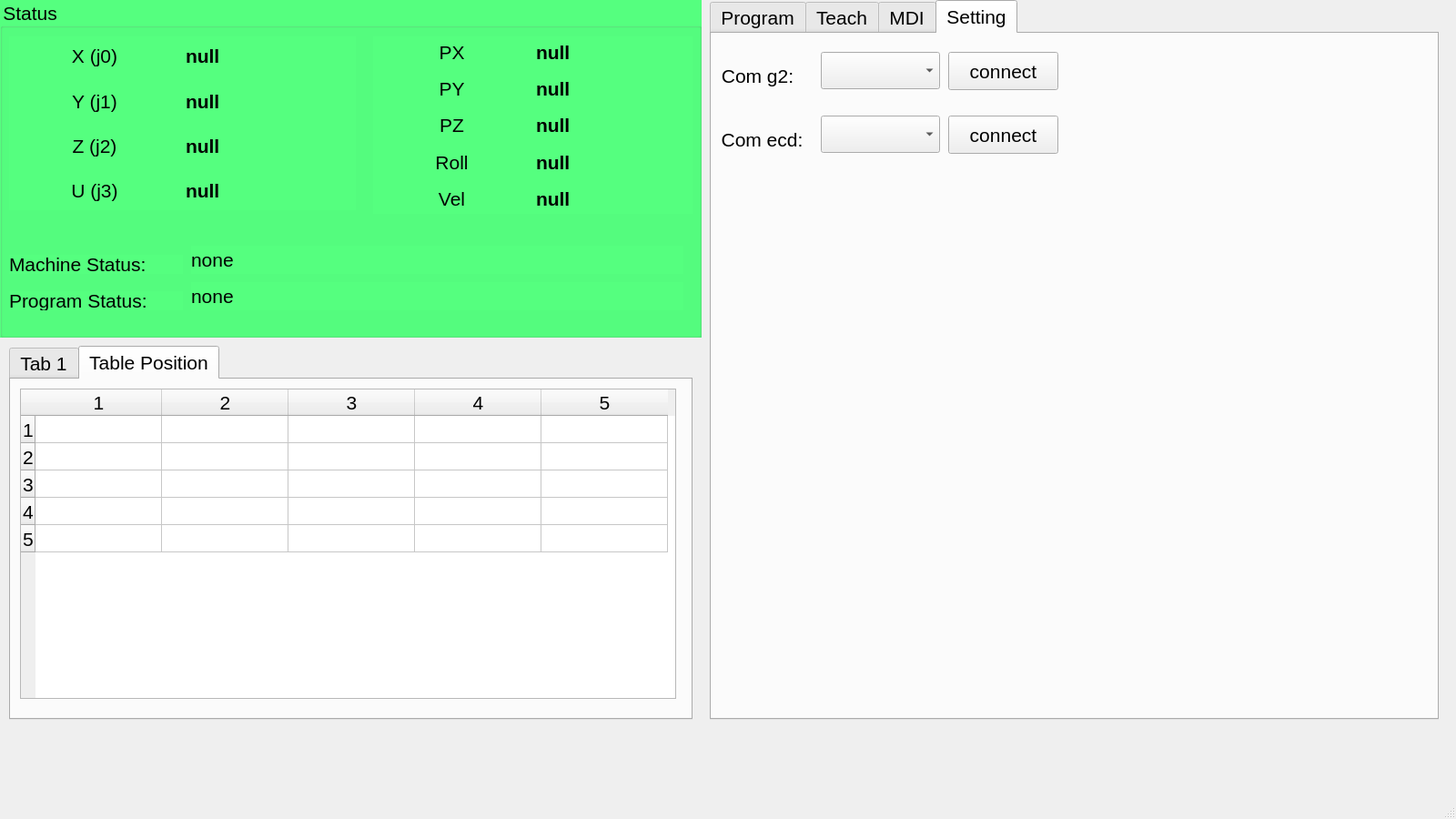
<?xml version="1.0" encoding="UTF-8"?>
<ui version="4.0">
 <class>MainWindow</class>
 <widget class="QMainWindow" name="MainWindow">
  <property name="enabled">
   <bool>true</bool>
  </property>
  <property name="geometry">
   <rect>
    <x>0</x>
    <y>0</y>
    <width>1600</width>
    <height>900</height>
   </rect>
  </property>
  <property name="windowTitle">
   <string>MainWindow</string>
  </property>
  <widget class="QWidget" name="centralwidget">
   <widget class="QTabWidget" name="tabWidget">
    <property name="geometry">
     <rect>
      <x>780</x>
      <y>0</y>
      <width>801</width>
      <height>791</height>
     </rect>
    </property>
    <property name="sizePolicy">
     <sizepolicy hsizetype="Maximum" vsizetype="Maximum">
      <horstretch>0</horstretch>
      <verstretch>0</verstretch>
     </sizepolicy>
    </property>
    <property name="maximumSize">
     <size>
      <width>1677721</width>
      <height>1677721</height>
     </size>
    </property>
    <property name="font">
     <font>
      <pointsize>16</pointsize>
     </font>
    </property>
    <property name="tabPosition">
     <enum>QTabWidget::North</enum>
    </property>
    <property name="tabShape">
     <enum>QTabWidget::Rounded</enum>
    </property>
    <property name="currentIndex">
     <number>3</number>
    </property>
    <widget class="QWidget" name="tab_4">
     <attribute name="title">
      <string>Program</string>
     </attribute>
     <widget class="QComboBox" name="comboBox">
      <property name="geometry">
       <rect>
        <x>210</x>
        <y>10</y>
        <width>531</width>
        <height>41</height>
       </rect>
      </property>
     </widget>
     <widget class="QLabel" name="label">
      <property name="geometry">
       <rect>
        <x>10</x>
        <y>20</y>
        <width>201</width>
        <height>31</height>
       </rect>
      </property>
      <property name="text">
       <string>Chose Program:</string>
      </property>
     </widget>
    </widget>
    <widget class="QWidget" name="tab_3">
     <attribute name="title">
      <string>Teach</string>
     </attribute>
     <widget class="QScrollBar" name="ScrollBar_Speed">
      <property name="geometry">
       <rect>
        <x>360</x>
        <y>50</y>
        <width>41</width>
        <height>81</height>
       </rect>
      </property>
      <property name="minimum">
       <number>1</number>
      </property>
      <property name="maximum">
       <number>100</number>
      </property>
      <property name="value">
       <number>10</number>
      </property>
      <property name="orientation">
       <enum>Qt::Vertical</enum>
      </property>
     </widget>
     <widget class="QLabel" name="label_14">
      <property name="geometry">
       <rect>
        <x>260</x>
        <y>10</y>
        <width>91</width>
        <height>42</height>
       </rect>
      </property>
      <property name="font">
       <font>
        <pointsize>16</pointsize>
       </font>
      </property>
      <property name="text">
       <string>Speed:</string>
      </property>
      <property name="alignment">
       <set>Qt::AlignLeading|Qt::AlignLeft|Qt::AlignVCenter</set>
      </property>
     </widget>
     <widget class="QLabel" name="label_15">
      <property name="geometry">
       <rect>
        <x>340</x>
        <y>10</y>
        <width>51</width>
        <height>42</height>
       </rect>
      </property>
      <property name="font">
       <font>
        <pointsize>16</pointsize>
       </font>
      </property>
      <property name="text">
       <string>10</string>
      </property>
      <property name="alignment">
       <set>Qt::AlignRight|Qt::AlignTrailing|Qt::AlignVCenter</set>
      </property>
     </widget>
     <widget class="QLabel" name="label_23">
      <property name="geometry">
       <rect>
        <x>10</x>
        <y>10</y>
        <width>61</width>
        <height>42</height>
       </rect>
      </property>
      <property name="font">
       <font>
        <pointsize>16</pointsize>
       </font>
      </property>
      <property name="text">
       <string>Jerk:</string>
      </property>
      <property name="alignment">
       <set>Qt::AlignLeading|Qt::AlignLeft|Qt::AlignVCenter</set>
      </property>
     </widget>
     <widget class="QLabel" name="label_25">
      <property name="geometry">
       <rect>
        <x>70</x>
        <y>10</y>
        <width>51</width>
        <height>42</height>
       </rect>
      </property>
      <property name="font">
       <font>
        <pointsize>16</pointsize>
       </font>
      </property>
      <property name="text">
       <string>10</string>
      </property>
      <property name="alignment">
       <set>Qt::AlignRight|Qt::AlignTrailing|Qt::AlignVCenter</set>
      </property>
     </widget>
     <widget class="QScrollBar" name="ScrollBar_Jerk">
      <property name="geometry">
       <rect>
        <x>90</x>
        <y>50</y>
        <width>41</width>
        <height>81</height>
       </rect>
      </property>
      <property name="minimum">
       <number>1</number>
      </property>
      <property name="maximum">
       <number>100</number>
      </property>
      <property name="value">
       <number>10</number>
      </property>
      <property name="orientation">
       <enum>Qt::Vertical</enum>
      </property>
     </widget>
     <widget class="QLabel" name="label_27">
      <property name="geometry">
       <rect>
        <x>390</x>
        <y>10</y>
        <width>31</width>
        <height>42</height>
       </rect>
      </property>
      <property name="font">
       <font>
        <pointsize>16</pointsize>
       </font>
      </property>
      <property name="text">
       <string>%</string>
      </property>
      <property name="alignment">
       <set>Qt::AlignLeading|Qt::AlignLeft|Qt::AlignVCenter</set>
      </property>
     </widget>
     <widget class="QLabel" name="label_28">
      <property name="geometry">
       <rect>
        <x>130</x>
        <y>10</y>
        <width>31</width>
        <height>42</height>
       </rect>
      </property>
      <property name="font">
       <font>
        <pointsize>16</pointsize>
       </font>
      </property>
      <property name="text">
       <string>%</string>
      </property>
      <property name="alignment">
       <set>Qt::AlignLeading|Qt::AlignLeft|Qt::AlignVCenter</set>
      </property>
     </widget>
     <widget class="QLabel" name="label_29">
      <property name="geometry">
       <rect>
        <x>10</x>
        <y>170</y>
        <width>61</width>
        <height>42</height>
       </rect>
      </property>
      <property name="font">
       <font>
        <pointsize>16</pointsize>
       </font>
      </property>
      <property name="text">
       <string>Step:</string>
      </property>
      <property name="alignment">
       <set>Qt::AlignLeading|Qt::AlignLeft|Qt::AlignVCenter</set>
      </property>
     </widget>
     <widget class="QDoubleSpinBox" name="SpinBox_Step">
      <property name="geometry">
       <rect>
        <x>80</x>
        <y>160</y>
        <width>111</width>
        <height>61</height>
       </rect>
      </property>
      <property name="decimals">
       <number>2</number>
      </property>
      <property name="maximum">
       <double>100.000000000000000</double>
      </property>
      <property name="singleStep">
       <double>0.100000000000000</double>
      </property>
      <property name="value">
       <double>50.000000000000000</double>
      </property>
     </widget>
     <widget class="QGroupBox" name="groupBox_2">
      <property name="geometry">
       <rect>
        <x>10</x>
        <y>260</y>
        <width>351</width>
        <height>151</height>
       </rect>
      </property>
      <property name="title">
       <string>Style Arm</string>
      </property>
      <widget class="QRadioButton" name="rb_Right">
       <property name="geometry">
        <rect>
         <x>30</x>
         <y>100</y>
         <width>141</width>
         <height>31</height>
        </rect>
       </property>
       <property name="text">
        <string>Right Arm</string>
       </property>
      </widget>
      <widget class="QRadioButton" name="rb_Left">
       <property name="geometry">
        <rect>
         <x>30</x>
         <y>40</y>
         <width>131</width>
         <height>61</height>
        </rect>
       </property>
       <property name="text">
        <string>Left Arm</string>
       </property>
       <property name="checked">
        <bool>true</bool>
       </property>
      </widget>
     </widget>
     <widget class="QGroupBox" name="groupBox_3">
      <property name="geometry">
       <rect>
        <x>540</x>
        <y>0</y>
        <width>251</width>
        <height>311</height>
       </rect>
      </property>
      <property name="title">
       <string>JOINT</string>
      </property>
      <widget class="QWidget" name="gridLayoutWidget">
       <property name="enabled">
        <bool>true</bool>
       </property>
       <property name="geometry">
        <rect>
         <x>20</x>
         <y>40</y>
         <width>221</width>
         <height>251</height>
        </rect>
       </property>
       <layout class="QGridLayout" name="gridLayout">
        <property name="leftMargin">
         <number>0</number>
        </property>
        <property name="topMargin">
         <number>0</number>
        </property>
        <property name="horizontalSpacing">
         <number>7</number>
        </property>
        <item row="3" column="2">
         <widget class="QPushButton" name="btn_U2">
          <property name="text">
           <string>-</string>
          </property>
         </widget>
        </item>
        <item row="0" column="2">
         <widget class="QPushButton" name="btn_X2">
          <property name="text">
           <string>-</string>
          </property>
         </widget>
        </item>
        <item row="1" column="2">
         <widget class="QPushButton" name="btn_Y2">
          <property name="text">
           <string>-</string>
          </property>
         </widget>
        </item>
        <item row="2" column="2">
         <widget class="QPushButton" name="btn_Z2">
          <property name="text">
           <string>-</string>
          </property>
         </widget>
        </item>
        <item row="0" column="0">
         <widget class="QPushButton" name="btn_X1">
          <property name="text">
           <string>+</string>
          </property>
         </widget>
        </item>
        <item row="3" column="1">
         <widget class="QLabel" name="label_5">
          <property name="font">
           <font>
            <pointsize>16</pointsize>
           </font>
          </property>
          <property name="text">
           <string>U (j3)</string>
          </property>
          <property name="alignment">
           <set>Qt::AlignLeading|Qt::AlignLeft|Qt::AlignVCenter</set>
          </property>
         </widget>
        </item>
        <item row="3" column="0">
         <widget class="QPushButton" name="btn_U1">
          <property name="text">
           <string>+</string>
          </property>
         </widget>
        </item>
        <item row="0" column="1">
         <widget class="QLabel" name="label_2">
          <property name="font">
           <font>
            <pointsize>16</pointsize>
           </font>
          </property>
          <property name="text">
           <string>X (j0)</string>
          </property>
          <property name="alignment">
           <set>Qt::AlignLeading|Qt::AlignLeft|Qt::AlignVCenter</set>
          </property>
         </widget>
        </item>
        <item row="2" column="0">
         <widget class="QPushButton" name="btn_Z1">
          <property name="text">
           <string>+</string>
          </property>
         </widget>
        </item>
        <item row="1" column="0">
         <widget class="QPushButton" name="btn_Y1">
          <property name="text">
           <string>+</string>
          </property>
         </widget>
        </item>
        <item row="2" column="1">
         <widget class="QLabel" name="label_4">
          <property name="font">
           <font>
            <pointsize>16</pointsize>
           </font>
          </property>
          <property name="text">
           <string>Z (j2)</string>
          </property>
          <property name="alignment">
           <set>Qt::AlignLeading|Qt::AlignLeft|Qt::AlignVCenter</set>
          </property>
         </widget>
        </item>
        <item row="1" column="1">
         <widget class="QLabel" name="label_3">
          <property name="font">
           <font>
            <pointsize>16</pointsize>
           </font>
          </property>
          <property name="text">
           <string>Y (j1)</string>
          </property>
          <property name="alignment">
           <set>Qt::AlignLeading|Qt::AlignLeft|Qt::AlignVCenter</set>
          </property>
         </widget>
        </item>
       </layout>
      </widget>
     </widget>
     <widget class="QGroupBox" name="groupBox_4">
      <property name="geometry">
       <rect>
        <x>540</x>
        <y>330</y>
        <width>251</width>
        <height>321</height>
       </rect>
      </property>
      <property name="title">
       <string>CARTER</string>
      </property>
      <widget class="QWidget" name="gridLayoutWidget_2">
       <property name="enabled">
        <bool>true</bool>
       </property>
       <property name="geometry">
        <rect>
         <x>20</x>
         <y>40</y>
         <width>221</width>
         <height>261</height>
        </rect>
       </property>
       <layout class="QGridLayout" name="gridLayout_2">
        <property name="leftMargin">
         <number>0</number>
        </property>
        <property name="topMargin">
         <number>0</number>
        </property>
        <property name="horizontalSpacing">
         <number>7</number>
        </property>
        <item row="3" column="1">
         <widget class="QLabel" name="label_21">
          <property name="font">
           <font>
            <pointsize>16</pointsize>
           </font>
          </property>
          <property name="text">
           <string>ROLL</string>
          </property>
          <property name="alignment">
           <set>Qt::AlignCenter</set>
          </property>
         </widget>
        </item>
        <item row="2" column="0">
         <widget class="QPushButton" name="btn_PZ1">
          <property name="text">
           <string>+</string>
          </property>
         </widget>
        </item>
        <item row="1" column="0">
         <widget class="QPushButton" name="btn_PY1">
          <property name="text">
           <string>+</string>
          </property>
         </widget>
        </item>
        <item row="3" column="0">
         <widget class="QPushButton" name="btn_ROLL1">
          <property name="text">
           <string>+</string>
          </property>
         </widget>
        </item>
        <item row="1" column="1">
         <widget class="QLabel" name="label_19">
          <property name="font">
           <font>
            <pointsize>16</pointsize>
           </font>
          </property>
          <property name="text">
           <string>PY</string>
          </property>
          <property name="alignment">
           <set>Qt::AlignCenter</set>
          </property>
         </widget>
        </item>
        <item row="2" column="1">
         <widget class="QLabel" name="label_20">
          <property name="font">
           <font>
            <pointsize>16</pointsize>
           </font>
          </property>
          <property name="text">
           <string>PZ</string>
          </property>
          <property name="alignment">
           <set>Qt::AlignCenter</set>
          </property>
         </widget>
        </item>
        <item row="1" column="2">
         <widget class="QPushButton" name="btn_PY2">
          <property name="text">
           <string>-</string>
          </property>
         </widget>
        </item>
        <item row="0" column="0">
         <widget class="QPushButton" name="btn_PX1">
          <property name="text">
           <string>+</string>
          </property>
         </widget>
        </item>
        <item row="0" column="1">
         <widget class="QLabel" name="label_12">
          <property name="font">
           <font>
            <pointsize>16</pointsize>
           </font>
          </property>
          <property name="text">
           <string>PX</string>
          </property>
          <property name="alignment">
           <set>Qt::AlignCenter</set>
          </property>
         </widget>
        </item>
        <item row="3" column="2">
         <widget class="QPushButton" name="btn_ROLL2">
          <property name="text">
           <string>-</string>
          </property>
         </widget>
        </item>
        <item row="0" column="2">
         <widget class="QPushButton" name="btn_PX2">
          <property name="text">
           <string>-</string>
          </property>
         </widget>
        </item>
        <item row="2" column="2">
         <widget class="QPushButton" name="btn_PZ2">
          <property name="text">
           <string>-</string>
          </property>
         </widget>
        </item>
       </layout>
      </widget>
     </widget>
     <widget class="QCheckBox" name="cb_ServoON">
      <property name="geometry">
       <rect>
        <x>20</x>
        <y>450</y>
        <width>161</width>
        <height>51</height>
       </rect>
      </property>
      <property name="text">
       <string>Servo ON</string>
      </property>
      <property name="checked">
       <bool>true</bool>
      </property>
     </widget>
     <widget class="QCheckBox" name="cb_ApplyLimit">
      <property name="geometry">
       <rect>
        <x>220</x>
        <y>160</y>
        <width>161</width>
        <height>51</height>
       </rect>
      </property>
      <property name="text">
       <string>Apply Limit</string>
      </property>
      <property name="checked">
       <bool>true</bool>
      </property>
     </widget>
    </widget>
    <widget class="QWidget" name="tab">
     <attribute name="title">
      <string>MDI</string>
     </attribute>
     <widget class="QWidget" name="gridLayoutWidget_5">
      <property name="geometry">
       <rect>
        <x>0</x>
        <y>310</y>
        <width>401</width>
        <height>51</height>
       </rect>
      </property>
      <layout class="QGridLayout" name="gridLayout_7">
       <item row="0" column="0">
        <widget class="QLabel" name="label_13">
         <property name="font">
          <font>
           <pointsize>16</pointsize>
          </font>
         </property>
         <property name="text">
          <string>MDI</string>
         </property>
         <property name="alignment">
          <set>Qt::AlignLeading|Qt::AlignLeft|Qt::AlignVCenter</set>
         </property>
        </widget>
       </item>
       <item row="0" column="2">
        <widget class="QPushButton" name="btn_SendMDI">
         <property name="text">
          <string>Send</string>
         </property>
        </widget>
       </item>
       <item row="0" column="1">
        <widget class="QLineEdit" name="ld_stt"/>
       </item>
      </layout>
     </widget>
     <widget class="QTextEdit" name="textEdit_MDI">
      <property name="geometry">
       <rect>
        <x>0</x>
        <y>0</y>
        <width>711</width>
        <height>301</height>
       </rect>
      </property>
      <property name="styleSheet">
       <string notr="true">background-color: rgb(235, 235, 235);</string>
      </property>
      <property name="documentTitle">
       <string/>
      </property>
      <property name="html">
       <string>&lt;!DOCTYPE HTML PUBLIC &quot;-//W3C//DTD HTML 4.0//EN&quot; &quot;http://www.w3.org/TR/REC-html40/strict.dtd&quot;&gt;
&lt;html&gt;&lt;head&gt;&lt;meta name=&quot;qrichtext&quot; content=&quot;1&quot; /&gt;&lt;style type=&quot;text/css&quot;&gt;
p, li { white-space: pre-wrap; }
&lt;/style&gt;&lt;/head&gt;&lt;body style=&quot; font-family:'MS Shell Dlg 2'; font-size:16pt; font-weight:400; font-style:normal;&quot;&gt;
&lt;p style=&quot;-qt-paragraph-type:empty; margin-top:0px; margin-bottom:0px; margin-left:0px; margin-right:0px; -qt-block-indent:0; text-indent:0px;&quot;&gt;&lt;br /&gt;&lt;/p&gt;&lt;/body&gt;&lt;/html&gt;</string>
      </property>
     </widget>
     <widget class="QPushButton" name="btn_ClearMDI">
      <property name="geometry">
       <rect>
        <x>720</x>
        <y>0</y>
        <width>75</width>
        <height>33</height>
       </rect>
      </property>
      <property name="text">
       <string>Clear</string>
      </property>
     </widget>
    </widget>
    <widget class="QWidget" name="tab_2">
     <attribute name="title">
      <string>Setting</string>
     </attribute>
     <widget class="QComboBox" name="cbb_comg2">
      <property name="geometry">
       <rect>
        <x>120</x>
        <y>20</y>
        <width>131</width>
        <height>41</height>
       </rect>
      </property>
      <property name="editable">
       <bool>false</bool>
      </property>
      <property name="currentText">
       <string/>
      </property>
     </widget>
     <widget class="QLabel" name="label_17">
      <property name="geometry">
       <rect>
        <x>0</x>
        <y>30</y>
        <width>101</width>
        <height>33</height>
       </rect>
      </property>
      <property name="font">
       <font>
        <pointsize>16</pointsize>
       </font>
      </property>
      <property name="text">
       <string>Com g2:</string>
      </property>
      <property name="alignment">
       <set>Qt::AlignCenter</set>
      </property>
     </widget>
     <widget class="QPushButton" name="btn_Connectg2">
      <property name="enabled">
       <bool>true</bool>
      </property>
      <property name="geometry">
       <rect>
        <x>260</x>
        <y>20</y>
        <width>121</width>
        <height>42</height>
       </rect>
      </property>
      <property name="text">
       <string>connect</string>
      </property>
     </widget>
     <widget class="QLabel" name="label_18">
      <property name="geometry">
       <rect>
        <x>0</x>
        <y>100</y>
        <width>111</width>
        <height>33</height>
       </rect>
      </property>
      <property name="font">
       <font>
        <pointsize>16</pointsize>
       </font>
      </property>
      <property name="text">
       <string>Com ecd:</string>
      </property>
      <property name="alignment">
       <set>Qt::AlignCenter</set>
      </property>
     </widget>
     <widget class="QComboBox" name="cbb_comecd">
      <property name="geometry">
       <rect>
        <x>120</x>
        <y>90</y>
        <width>131</width>
        <height>41</height>
       </rect>
      </property>
      <property name="editable">
       <bool>false</bool>
      </property>
      <property name="currentText">
       <string/>
      </property>
     </widget>
     <widget class="QPushButton" name="btn_Connectecd">
      <property name="enabled">
       <bool>true</bool>
      </property>
      <property name="geometry">
       <rect>
        <x>260</x>
        <y>90</y>
        <width>121</width>
        <height>42</height>
       </rect>
      </property>
      <property name="text">
       <string>connect</string>
      </property>
     </widget>
     <widget class="QLabel" name="lb_stt_com">
      <property name="geometry">
       <rect>
        <x>10</x>
        <y>160</y>
        <width>381</width>
        <height>41</height>
       </rect>
      </property>
      <property name="font">
       <font>
        <pointsize>16</pointsize>
       </font>
      </property>
      <property name="styleSheet">
       <string notr="true">color: rgb(255, 0, 0);</string>
      </property>
      <property name="text">
       <string/>
      </property>
     </widget>
    </widget>
   </widget>
   <widget class="QGroupBox" name="groupBox">
    <property name="geometry">
     <rect>
      <x>0</x>
      <y>0</y>
      <width>771</width>
      <height>371</height>
     </rect>
    </property>
    <property name="font">
     <font>
      <pointsize>16</pointsize>
     </font>
    </property>
    <property name="styleSheet">
     <string notr="true">background-color: rgb(85, 255, 127);</string>
    </property>
    <property name="title">
     <string>Status</string>
    </property>
    <widget class="QWidget" name="gridLayoutWidget_3">
     <property name="geometry">
      <rect>
       <x>10</x>
       <y>40</y>
       <width>381</width>
       <height>191</height>
      </rect>
     </property>
     <layout class="QGridLayout" name="gridLayout_3">
      <property name="leftMargin">
       <number>0</number>
      </property>
      <property name="rightMargin">
       <number>0</number>
      </property>
      <item row="5" column="0">
       <widget class="QLabel" name="label_11">
        <property name="font">
         <font>
          <pointsize>16</pointsize>
         </font>
        </property>
        <property name="text">
         <string>U (j3)</string>
        </property>
        <property name="alignment">
         <set>Qt::AlignCenter</set>
        </property>
       </widget>
      </item>
      <item row="1" column="0">
       <widget class="QLabel" name="label_9">
        <property name="font">
         <font>
          <pointsize>16</pointsize>
         </font>
        </property>
        <property name="text">
         <string>Y (j1)</string>
        </property>
        <property name="alignment">
         <set>Qt::AlignCenter</set>
        </property>
       </widget>
      </item>
      <item row="0" column="0">
       <widget class="QLabel" name="label_8">
        <property name="font">
         <font>
          <pointsize>16</pointsize>
         </font>
        </property>
        <property name="text">
         <string>X (j0)</string>
        </property>
        <property name="alignment">
         <set>Qt::AlignCenter</set>
        </property>
       </widget>
      </item>
      <item row="0" column="1">
       <widget class="QLabel" name="lb_x">
        <property name="font">
         <font>
          <pointsize>16</pointsize>
          <weight>75</weight>
          <bold>true</bold>
         </font>
        </property>
        <property name="text">
         <string>null</string>
        </property>
        <property name="alignment">
         <set>Qt::AlignLeading|Qt::AlignLeft|Qt::AlignVCenter</set>
        </property>
       </widget>
      </item>
      <item row="1" column="1">
       <widget class="QLabel" name="lb_y">
        <property name="font">
         <font>
          <pointsize>16</pointsize>
          <weight>75</weight>
          <bold>true</bold>
         </font>
        </property>
        <property name="text">
         <string>null</string>
        </property>
        <property name="alignment">
         <set>Qt::AlignLeading|Qt::AlignLeft|Qt::AlignVCenter</set>
        </property>
       </widget>
      </item>
      <item row="4" column="0">
       <widget class="QLabel" name="label_10">
        <property name="font">
         <font>
          <pointsize>16</pointsize>
         </font>
        </property>
        <property name="text">
         <string>Z (j2)</string>
        </property>
        <property name="alignment">
         <set>Qt::AlignCenter</set>
        </property>
       </widget>
      </item>
      <item row="4" column="1">
       <widget class="QLabel" name="lb_z">
        <property name="font">
         <font>
          <pointsize>16</pointsize>
          <weight>75</weight>
          <bold>true</bold>
         </font>
        </property>
        <property name="text">
         <string>null</string>
        </property>
        <property name="alignment">
         <set>Qt::AlignLeading|Qt::AlignLeft|Qt::AlignVCenter</set>
        </property>
       </widget>
      </item>
      <item row="5" column="1">
       <widget class="QLabel" name="lb_u">
        <property name="font">
         <font>
          <pointsize>16</pointsize>
          <weight>75</weight>
          <bold>true</bold>
         </font>
        </property>
        <property name="text">
         <string>null</string>
        </property>
        <property name="alignment">
         <set>Qt::AlignLeading|Qt::AlignLeft|Qt::AlignVCenter</set>
        </property>
       </widget>
      </item>
     </layout>
    </widget>
    <widget class="QWidget" name="gridLayoutWidget_4">
     <property name="geometry">
      <rect>
       <x>410</x>
       <y>40</y>
       <width>351</width>
       <height>195</height>
      </rect>
     </property>
     <layout class="QGridLayout" name="gridLayout_4">
      <property name="leftMargin">
       <number>0</number>
      </property>
      <property name="rightMargin">
       <number>0</number>
      </property>
      <item row="2" column="0">
       <widget class="QLabel" name="label_26">
        <property name="font">
         <font>
          <pointsize>16</pointsize>
         </font>
        </property>
        <property name="text">
         <string>PX</string>
        </property>
        <property name="alignment">
         <set>Qt::AlignCenter</set>
        </property>
       </widget>
      </item>
      <item row="3" column="0">
       <widget class="QLabel" name="label_30">
        <property name="font">
         <font>
          <pointsize>16</pointsize>
         </font>
        </property>
        <property name="text">
         <string>PY</string>
        </property>
        <property name="alignment">
         <set>Qt::AlignCenter</set>
        </property>
       </widget>
      </item>
      <item row="4" column="0">
       <widget class="QLabel" name="label_37">
        <property name="font">
         <font>
          <pointsize>16</pointsize>
         </font>
        </property>
        <property name="text">
         <string>PZ</string>
        </property>
        <property name="alignment">
         <set>Qt::AlignCenter</set>
        </property>
       </widget>
      </item>
      <item row="4" column="1">
       <widget class="QLabel" name="lb_pz">
        <property name="font">
         <font>
          <pointsize>16</pointsize>
          <weight>75</weight>
          <bold>true</bold>
         </font>
        </property>
        <property name="text">
         <string>null</string>
        </property>
        <property name="alignment">
         <set>Qt::AlignLeading|Qt::AlignLeft|Qt::AlignVCenter</set>
        </property>
       </widget>
      </item>
      <item row="6" column="0">
       <widget class="QLabel" name="label_38">
        <property name="font">
         <font>
          <pointsize>16</pointsize>
         </font>
        </property>
        <property name="text">
         <string>Vel</string>
        </property>
        <property name="alignment">
         <set>Qt::AlignCenter</set>
        </property>
       </widget>
      </item>
      <item row="3" column="1">
       <widget class="QLabel" name="lb_py">
        <property name="font">
         <font>
          <pointsize>16</pointsize>
          <weight>75</weight>
          <bold>true</bold>
         </font>
        </property>
        <property name="text">
         <string>null</string>
        </property>
        <property name="alignment">
         <set>Qt::AlignLeading|Qt::AlignLeft|Qt::AlignVCenter</set>
        </property>
       </widget>
      </item>
      <item row="2" column="1">
       <widget class="QLabel" name="lb_px">
        <property name="font">
         <font>
          <pointsize>16</pointsize>
          <weight>75</weight>
          <bold>true</bold>
         </font>
        </property>
        <property name="text">
         <string>null</string>
        </property>
        <property name="alignment">
         <set>Qt::AlignLeading|Qt::AlignLeft|Qt::AlignVCenter</set>
        </property>
       </widget>
      </item>
      <item row="5" column="0">
       <widget class="QLabel" name="label_36">
        <property name="font">
         <font>
          <pointsize>16</pointsize>
         </font>
        </property>
        <property name="text">
         <string>Roll</string>
        </property>
        <property name="alignment">
         <set>Qt::AlignCenter</set>
        </property>
       </widget>
      </item>
      <item row="5" column="1">
       <widget class="QLabel" name="lb_roll">
        <property name="font">
         <font>
          <pointsize>16</pointsize>
          <weight>75</weight>
          <bold>true</bold>
         </font>
        </property>
        <property name="text">
         <string>null</string>
        </property>
        <property name="alignment">
         <set>Qt::AlignLeading|Qt::AlignLeft|Qt::AlignVCenter</set>
        </property>
       </widget>
      </item>
      <item row="6" column="1">
       <widget class="QLabel" name="lb_vel">
        <property name="font">
         <font>
          <pointsize>16</pointsize>
          <weight>75</weight>
          <bold>true</bold>
         </font>
        </property>
        <property name="text">
         <string>null</string>
        </property>
        <property name="alignment">
         <set>Qt::AlignLeading|Qt::AlignLeft|Qt::AlignVCenter</set>
        </property>
       </widget>
      </item>
     </layout>
    </widget>
    <widget class="QLabel" name="lb_sttMachine">
     <property name="geometry">
      <rect>
       <x>210</x>
       <y>270</y>
       <width>541</width>
       <height>31</height>
      </rect>
     </property>
     <property name="font">
      <font>
       <pointsize>16</pointsize>
      </font>
     </property>
     <property name="text">
      <string>none</string>
     </property>
    </widget>
    <widget class="QLabel" name="lb_sttCode">
     <property name="geometry">
      <rect>
       <x>210</x>
       <y>310</y>
       <width>541</width>
       <height>31</height>
      </rect>
     </property>
     <property name="font">
      <font>
       <pointsize>16</pointsize>
      </font>
     </property>
     <property name="text">
      <string>none</string>
     </property>
    </widget>
    <widget class="QLabel" name="label_16">
     <property name="geometry">
      <rect>
       <x>10</x>
       <y>320</y>
       <width>191</width>
       <height>21</height>
      </rect>
     </property>
     <property name="font">
      <font>
       <pointsize>16</pointsize>
      </font>
     </property>
     <property name="text">
      <string>Program Status:</string>
     </property>
    </widget>
    <widget class="QLabel" name="label_24">
     <property name="geometry">
      <rect>
       <x>10</x>
       <y>280</y>
       <width>191</width>
       <height>21</height>
      </rect>
     </property>
     <property name="font">
      <font>
       <pointsize>16</pointsize>
      </font>
     </property>
     <property name="text">
      <string>Machine Status:</string>
     </property>
    </widget>
   </widget>
   <widget class="QTabWidget" name="tabWidget_2">
    <property name="geometry">
     <rect>
      <x>10</x>
      <y>380</y>
      <width>751</width>
      <height>411</height>
     </rect>
    </property>
    <property name="font">
     <font>
      <pointsize>16</pointsize>
     </font>
    </property>
    <property name="currentIndex">
     <number>1</number>
    </property>
    <widget class="QWidget" name="tab_5">
     <attribute name="title">
      <string>Tab 1</string>
     </attribute>
     <widget class="QPushButton" name="btn_ZeroAll">
      <property name="enabled">
       <bool>true</bool>
      </property>
      <property name="geometry">
       <rect>
        <x>100</x>
        <y>170</y>
        <width>101</width>
        <height>71</height>
       </rect>
      </property>
      <property name="font">
       <font>
        <pointsize>16</pointsize>
       </font>
      </property>
      <property name="styleSheet">
       <string notr="true">background-color: rgb(0,0,255);
color: rgb(255, 255, 255);</string>
      </property>
      <property name="text">
       <string>Zero All</string>
      </property>
     </widget>
     <widget class="QPushButton" name="btn_Pause">
      <property name="enabled">
       <bool>true</bool>
      </property>
      <property name="geometry">
       <rect>
        <x>0</x>
        <y>90</y>
        <width>91</width>
        <height>71</height>
       </rect>
      </property>
      <property name="font">
       <font>
        <pointsize>16</pointsize>
       </font>
      </property>
      <property name="styleSheet">
       <string notr="true">color: rgb(255, 255, 255);
background-color: rgb(85, 85, 0);</string>
      </property>
      <property name="text">
       <string>Pause</string>
      </property>
     </widget>
     <widget class="QPushButton" name="btn_Stop">
      <property name="enabled">
       <bool>true</bool>
      </property>
      <property name="geometry">
       <rect>
        <x>0</x>
        <y>10</y>
        <width>91</width>
        <height>71</height>
       </rect>
      </property>
      <property name="font">
       <font>
        <pointsize>16</pointsize>
       </font>
      </property>
      <property name="styleSheet">
       <string notr="true">background-color: rgb(255, 0, 0);
color: rgb(255, 255, 255);</string>
      </property>
      <property name="text">
       <string>Stop</string>
      </property>
     </widget>
     <widget class="QPushButton" name="btn_Resume">
      <property name="enabled">
       <bool>true</bool>
      </property>
      <property name="geometry">
       <rect>
        <x>100</x>
        <y>90</y>
        <width>101</width>
        <height>71</height>
       </rect>
      </property>
      <property name="font">
       <font>
        <pointsize>16</pointsize>
       </font>
      </property>
      <property name="styleSheet">
       <string notr="true">color: rgb(255, 255, 255);
background-color: rgb(85, 0, 127);</string>
      </property>
      <property name="text">
       <string>Resume</string>
      </property>
     </widget>
     <widget class="QPushButton" name="btn_Run">
      <property name="enabled">
       <bool>true</bool>
      </property>
      <property name="geometry">
       <rect>
        <x>100</x>
        <y>10</y>
        <width>101</width>
        <height>71</height>
       </rect>
      </property>
      <property name="font">
       <font>
        <pointsize>16</pointsize>
       </font>
      </property>
      <property name="styleSheet">
       <string notr="true">background-color: rgb(0,0,255);
color: rgb(255, 255, 255);</string>
      </property>
      <property name="text">
       <string>Run</string>
      </property>
     </widget>
    </widget>
    <widget class="QWidget" name="tab_6">
     <attribute name="title">
      <string>Table Position</string>
     </attribute>
     <widget class="QTableWidget" name="tableWidget">
      <property name="geometry">
       <rect>
        <x>10</x>
        <y>10</y>
        <width>721</width>
        <height>341</height>
       </rect>
      </property>
      <property name="rowCount">
       <number>5</number>
      </property>
      <property name="columnCount">
       <number>5</number>
      </property>
      <attribute name="horizontalHeaderDefaultSectionSize">
       <number>139</number>
      </attribute>
      <row/>
      <row/>
      <row/>
      <row/>
      <row/>
      <column/>
      <column/>
      <column/>
      <column/>
      <column/>
     </widget>
    </widget>
   </widget>
  </widget>
  <widget class="QStatusBar" name="statusbar"/>
 </widget>
 <resources/>
 <connections>
  <connection>
   <sender>cbb_comg2</sender>
   <signal>currentTextChanged(QString)</signal>
   <receiver>btn_Connectg2</receiver>
   <slot>show()</slot>
   <hints>
    <hint type="sourcelabel">
     <x>1024</x>
     <y>62</y>
    </hint>
    <hint type="destinationlabel">
     <x>1045</x>
     <y>62</y>
    </hint>
   </hints>
  </connection>
  <connection>
   <sender>tabWidget</sender>
   <signal>tabBarClicked(int)</signal>
   <receiver>btn_Connectg2</receiver>
   <slot>hide()</slot>
   <hints>
    <hint type="sourcelabel">
     <x>1370</x>
     <y>0</y>
    </hint>
    <hint type="destinationlabel">
     <x>1094</x>
     <y>62</y>
    </hint>
   </hints>
  </connection>
  <connection>
   <sender>cbb_comecd</sender>
   <signal>currentTextChanged(QString)</signal>
   <receiver>btn_Connectecd</receiver>
   <slot>show()</slot>
   <hints>
    <hint type="sourcelabel">
     <x>1017</x>
     <y>132</y>
    </hint>
    <hint type="destinationlabel">
     <x>1053</x>
     <y>132</y>
    </hint>
   </hints>
  </connection>
  <connection>
   <sender>ld_stt</sender>
   <signal>editingFinished()</signal>
   <receiver>btn_SendMDI</receiver>
   <slot>click()</slot>
   <hints>
    <hint type="sourcelabel">
     <x>1081</x>
     <y>357</y>
    </hint>
    <hint type="destinationlabel">
     <x>1181</x>
     <y>356</y>
    </hint>
   </hints>
  </connection>
  <connection>
   <sender>tabWidget</sender>
   <signal>tabBarClicked(int)</signal>
   <receiver>btn_Connectecd</receiver>
   <slot>hide()</slot>
   <hints>
    <hint type="sourcelabel">
     <x>1370</x>
     <y>0</y>
    </hint>
    <hint type="destinationlabel">
     <x>1094</x>
     <y>132</y>
    </hint>
   </hints>
  </connection>
  <connection>
   <sender>btn_Connectg2</sender>
   <signal>clicked()</signal>
   <receiver>btn_Connectg2</receiver>
   <slot>hide()</slot>
   <hints>
    <hint type="sourcelabel">
     <x>1094</x>
     <y>62</y>
    </hint>
    <hint type="destinationlabel">
     <x>1094</x>
     <y>62</y>
    </hint>
   </hints>
  </connection>
  <connection>
   <sender>btn_Connectecd</sender>
   <signal>clicked()</signal>
   <receiver>btn_Connectecd</receiver>
   <slot>hide()</slot>
   <hints>
    <hint type="sourcelabel">
     <x>1094</x>
     <y>132</y>
    </hint>
    <hint type="destinationlabel">
     <x>1094</x>
     <y>132</y>
    </hint>
   </hints>
  </connection>
  <connection>
   <sender>ScrollBar_Speed</sender>
   <signal>valueChanged(int)</signal>
   <receiver>label_15</receiver>
   <slot>setNum(int)</slot>
   <hints>
    <hint type="sourcelabel">
     <x>1182</x>
     <y>111</y>
    </hint>
    <hint type="destinationlabel">
     <x>1172</x>
     <y>85</y>
    </hint>
   </hints>
  </connection>
  <connection>
   <sender>ScrollBar_Jerk</sender>
   <signal>valueChanged(int)</signal>
   <receiver>label_25</receiver>
   <slot>setNum(int)</slot>
   <hints>
    <hint type="sourcelabel">
     <x>912</x>
     <y>114</y>
    </hint>
    <hint type="destinationlabel">
     <x>899</x>
     <y>77</y>
    </hint>
   </hints>
  </connection>
  <connection>
   <sender>btn_PZ1</sender>
   <signal>clicked()</signal>
   <receiver>btn_Z2</receiver>
   <slot>click()</slot>
   <hints>
    <hint type="sourcelabel">
     <x>1392</x>
     <y>603</y>
    </hint>
    <hint type="destinationlabel">
     <x>1542</x>
     <y>259</y>
    </hint>
   </hints>
  </connection>
  <connection>
   <sender>btn_PZ2</sender>
   <signal>clicked()</signal>
   <receiver>btn_Z1</receiver>
   <slot>click()</slot>
   <hints>
    <hint type="sourcelabel">
     <x>1517</x>
     <y>603</y>
    </hint>
    <hint type="destinationlabel">
     <x>1401</x>
     <y>259</y>
    </hint>
   </hints>
  </connection>
  <connection>
   <sender>btn_ROLL1</sender>
   <signal>clicked()</signal>
   <receiver>btn_U1</receiver>
   <slot>click()</slot>
   <hints>
    <hint type="sourcelabel">
     <x>1379</x>
     <y>667</y>
    </hint>
    <hint type="destinationlabel">
     <x>1391</x>
     <y>321</y>
    </hint>
   </hints>
  </connection>
  <connection>
   <sender>btn_ROLL2</sender>
   <signal>clicked()</signal>
   <receiver>btn_U2</receiver>
   <slot>click()</slot>
   <hints>
    <hint type="sourcelabel">
     <x>1526</x>
     <y>662</y>
    </hint>
    <hint type="destinationlabel">
     <x>1546</x>
     <y>322</y>
    </hint>
   </hints>
  </connection>
 </connections>
</ui>
